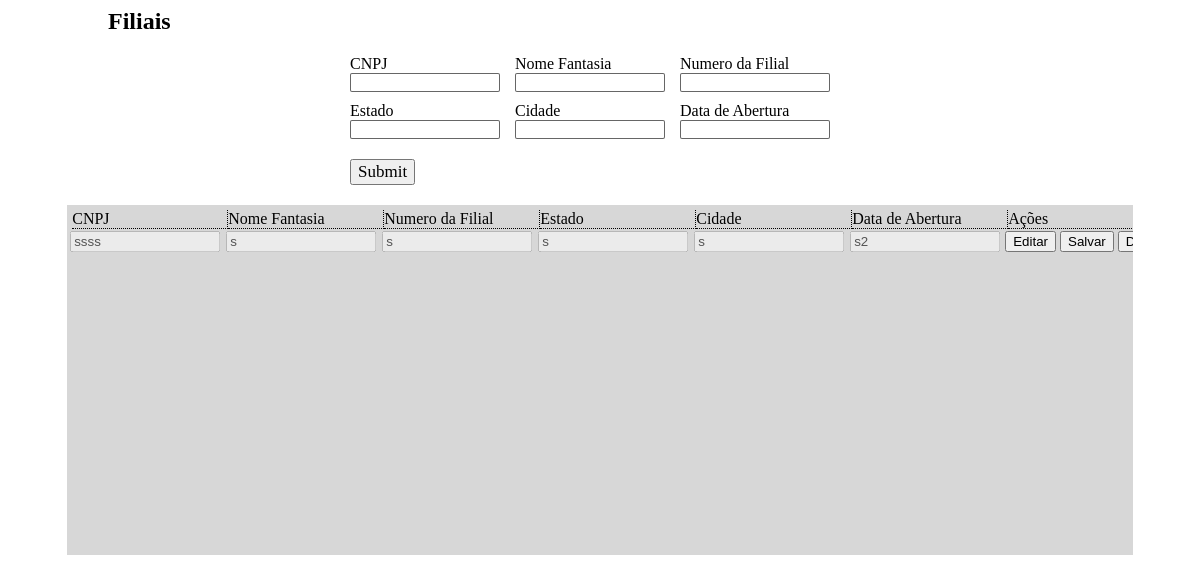
Page /cad_filial/filial.php on the committed database.
### tables this page shows
CREATE TABLE IF NOT EXISTS `filial` (
`id` int(10) NOT NULL,
  `cnpj` varchar(25) NOT NULL,
  `nome_fantas` varchar(25) NOT NULL,
  `nume_filial` varchar(25) NOT NULL,
  `estado` varchar(25) NOT NULL,
  `cidade` varchar(35) NOT NULL,
  `data_abertura` varchar(25) NOT NULL
);

### cad_filial/php/exibir.php (called while the page is built)
<?php
	$sql_exibir = "SELECT * FROM filial ORDER BY id ASC";
	$query_exibir = mysqli_query($conexao, $sql_exibir);
	$exibir_filial_php = mysqli_fetch_assoc($query_exibir);
?>

### cad_filial/filial.php (the view, shortened to what this page needs)
<html>
<head>
<link rel="stylesheet" type="text/css" href="css/filial.css">
</head>
<body>
<?php
	include_once ('../php/conexao.php');
	include_once ('php/exibir.php');
?>
	<div class="formulario_filial">
		<h2>Filiais</h2>
		<form method="POST" id="cadastro_filial" name="cadastro_filial" class="cadastro_filial">
			<div>
			<label>CNPJ</label>
			<input type="text" name="cnpj_filial" id="cnpj_filial" class="filial_padrao" />
			</div>
			<div>
			<label>Nome Fantasia</label>
			<input type="text" name="fantasia_filial" id="fantasia_filial" class="filial_padrao" />
			</div>
			<div>
			<label>Numero da Filial</label>
			<input type="text" name="numero_filial" id="numero_filial" class="filial_padrao" />
			</div>
			<div>
			<label>Estado</label>
			<input type="text" name="estado_filial" id="estado_filial" class="filial_padrao" />
			</div>
			<div>
			<label>Cidade</label>
			<input type="text" name="cidade_filial" id="cidade_filial" class="filial_padrao" />
			</div>
			<div>
			<label>Data de Abertura</label>
			<input type="text" name="data_filial" id="data_filial" class="filial_padrao" />
			</div>
			<input type="submit" name="botao_filial" id="botao_filial" class="botao_filial" />
		</form>
	</div>
	<div>
	<div class="fundo_filial">
		<div class="cabecalho_exibir">
			<ul>
				<li>CNPJ</li>
				<li>Nome Fantasia</li>
				<li>Numero da Filial</li>
				<li>Estado</li>
				<li>Cidade</li>
				<li>Data de Abertura</li>
				<li>Ações</li>
			</ul>
		</div>
		<div class="exibir_filial">
<?php
	if($exibir_filial_php > 0){
		do{
?>
			<form method="POST">
				<input type="text" name="exibir_filial_cnpj<?=$exibir_filial_php['id']?>" id="exibir_filial_cnpj<?=$exibir_filial_php['id']?>" value="<?=$exibir_filial_php ['cnpj']?>" class="Ifilial" disabled />
				<input type="text" name="exibir_filial_fantasia<?=$exibir_filial_php['id']?>" id="exibir_filial_fantasia<?=$exibir_filial_php['id']?>" value="<?=$exibir_filial_php ['nome_fantas']?>" class="Ifilial" disabled />
				<input type="text" name="exibir_filial_numero<?=$exibir_filial_php['id']?>" id="exibir_filial_numero<?=$exibir_filial_php['id']?>" value="<?=$exibir_filial_php ['nume_filial']?>" class="Ifilial" disabled />
				<input type="text" name="exibir_filial_estado<?=$exibir_filial_php['id']?>" id="exibir_filial_estado<?=$exibir_filial_php['id']?>" value="<?=$exibir_filial_php ['estado']?>" class="Ifilial" disabled />
				<input type="text" name="exibir_filial_cidade<?=$exibir_filial_php['id']?>" id="exibir_filial_cidade<?=$exibir_filial_php['id']?>" value="<?=$exibir_filial_php ['cidade']?>" class="Ifilial" disabled />
				<input type="text" name="exibir_filial_data<?=$exibir_filial_php['id']?>" id="exibir_filial_data<?=$exibir_filial_php['id']?>" value="<?=$exibir_filial_php ['data_abertura']?>" class="Ifilial" disabled />
				<input type="button" name="editar_filial_button<?=$exibir_filial_php['id']?>" id="editar_filial_button<?=$exibir_filial_php['id']?>" class="click" value="Editar" />
				<input type="submit" name="salvar_filial_button<?=$exibir_filial_php['id']?>" id="salvar_filial_button<?=$exibir_filial_php['id']?>" class="click" value="Salvar" />
				<input type="submit" name="deletar_filial_button<?=$exibir_filial_php['id']?>" id="deletar_filial_button<?=$exibir_filial_php['id']?>" class="click" value="Deletar" />
			</form>
<?php
		}while($exibir_filial_php = mysqli_fetch_assoc($query_exibir));
	}
?>
		</div>
	</div>
</body>
</html>

### cad_filial/css/filial.css (style rules this page uses)
div.formulario_filial { font-family: Agency FB; }
div.formulario_filial h2 { font-family: Agency FB; margin-left: 100px; }
form.cadastro_filial { width: 500px; height: 200px; margin: 10px auto 0px auto; }
form.cadastro_filial div { width: 150px; float: left; margin-right: 15px; padding-bottom: 10px; }
input.filial_padrao { width: 150px; border-radius: 2px; border: 1px groove rgba(0,0,0,0.6); }
input.botao_filial { margin-top: 10px; font-family: Agency FB; font-size: 17px; cursor: pointer; }
div.fundo_filial { margin: -50px auto 0 auto; width: 90%; height: 350px; background: rgb(215,215,215); overflow: scroll; }
div.cabecalho_exibir { width: 1100px; float: left; }
div.cabecalho_exibir ul { list-style-type: none; margin: 5px 0px 0px 5px; padding: 0px; }
div.cabecalho_exibir li { width: 140px; float: left; padding-right: 15px; border-right: 1px dotted black; border-bottom: 1px dotted black; }
div.exibir_filial { width:1120px; float: left; margin: 0px 0px 0px 2px; height: 22px; }
div.exibir_filial form { margin: 0px 0px 0px 0px; }
div.exibir_filial input.Ifilial { width: 150px; margin: 2px 1px 0px 1px; }
input.click { cursor: pointer; }

### rows in the picture
filial: cnpj "ssss", nome_fantas "s", nume_filial "s", estado "s", cidade "s", data_abertura "s2"
